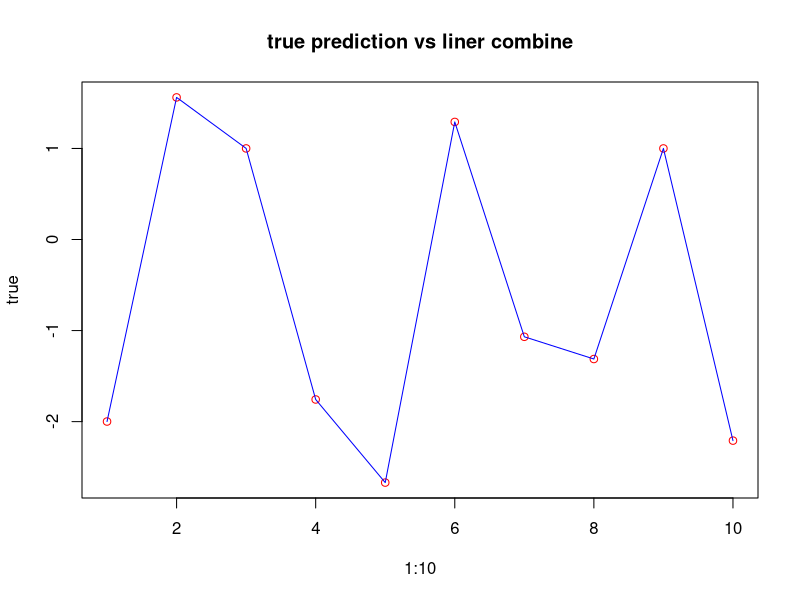

Here is the R script that generated this plot:
library(kernlab)
set.seed(1234567890)
data(spam)
foo <- sample(nrow(spam))
spam <- spam[foo,]
spam[,-58]<-scale(spam[,-58])
train <- spam[1:3000, ]
valid <- spam[3001:3800, ]
train_valid <- spam[1:3800, ]
test <- spam[3801:4601, ] 

by <- 0.3
err_va <- NULL
for(i in seq(by,5,by)){
  filter <- ksvm(type~.,data=train,kernel="rbfdot",kpar=list(sigma=0.05),C=i,scaled=FALSE)
  mailtype <- predict(filter,valid[,-58])
  t <- table(mailtype,valid[,58])
  err_va <-c(err_va,(t[1,2]+t[2,1])/sum(t))
}

filter0 <- ksvm(type~.,data=train,kernel="rbfdot",kpar=list(sigma=0.05),C=which.min(err_va)*by,scaled=FALSE)
mailtype <- predict(filter0,valid[,-58])
t <- table(mailtype,valid[,58])
err0 <- (t[1,2]+t[2,1])/sum(t)
err0

filter1 <- ksvm(type~.,data=train,kernel="rbfdot",kpar=list(sigma=0.05),C=which.min(err_va)*by,scaled=FALSE)
mailtype <- predict(filter1,test[,-58])
t <- table(mailtype,test[,58])
err1 <- (t[1,2]+t[2,1])/sum(t)
err1

filter2 <- ksvm(type~.,data=train_valid,kernel="rbfdot",kpar=list(sigma=0.05),C=which.min(err_va)*by,scaled=FALSE)
mailtype <- predict(filter2,test[,-58])
t <- table(mailtype,test[,58])
err2 <- (t[1,2]+t[2,1])/sum(t)
err2

filter3 <- ksvm(type~.,data=spam,kernel="rbfdot",kpar=list(sigma=0.05),C=which.min(err_va)*by,scaled=FALSE)
mailtype <- predict(filter3,test[,-58])
t <- table(mailtype,test[,58])
err3 <- (t[1,2]+t[2,1])/sum(t)
err3
################################################################################
# Question 1 
# filter 3 should be return, since when we find the optimal C, we are using  
# train as training data and valid as test data.
################################################################################
################################################################################
# Question 2
# error 2 should be return to the user. The hyper-parameter C is actually created 
# with train and valid data, so test of generalization error should be done on test data.
################################################################################
spam_matrix <- as.matrix(spam[,-58])
alpha=alphaindex(filter3)[[1]]
support_x <- as.matrix(spam[alpha,-58])
coef <- coef(filter3)[[1]]
b <- b(filter3)

pre_svm <- function(i)
{
  temp <- t(apply(support_x,1,function(x) x-spam_matrix[i,-58]))
  temp <- exp(-0.05*apply(temp**2,1,sum))
  res <- sum(coef*temp)-b
  return(res)
}
my_res <- c()
for (i in 1:10) 
{
  my_res <- c(my_res,pre_svm(i))
}
true <- predict(filter3,spam[1:10,-58],type='decision')
plot(1:10,true,col='red')
lines(1:10,my_res,col='blue')
title('true prediction vs liner combine')
